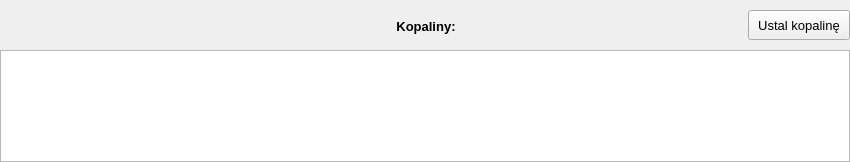
       <widget class="QFrame" name="frm_kop">
        <property name="sizePolicy">
         <sizepolicy hsizetype="Expanding" vsizetype="Maximum">
          <horstretch>0</horstretch>
          <verstretch>0</verstretch>
         </sizepolicy>
        </property>
        <property name="frameShape">
         <enum>QFrame::NoFrame</enum>
        </property>
        <property name="frameShadow">
         <enum>QFrame::Raised</enum>
        </property>
        <layout class="QVBoxLayout" name="verticalLayout_5">
         <property name="leftMargin">
          <number>0</number>
         </property>
         <property name="topMargin">
          <number>0</number>
         </property>
         <property name="rightMargin">
          <number>0</number>
         </property>
         <property name="bottomMargin">
          <number>0</number>
         </property>
         <item>
          <widget class="QFrame" name="frm_kop_head">
           <property name="sizePolicy">
            <sizepolicy hsizetype="Fixed" vsizetype="Fixed">
             <horstretch>0</horstretch>
             <verstretch>0</verstretch>
            </sizepolicy>
           </property>
           <property name="minimumSize">
            <size>
             <width>850</width>
             <height>44</height>
            </size>
           </property>
           <property name="maximumSize">
            <size>
             <width>850</width>
             <height>44</height>
            </size>
           </property>
           <property name="baseSize">
            <size>
             <width>850</width>
             <height>44</height>
            </size>
           </property>
           <property name="frameShape">
            <enum>QFrame::NoFrame</enum>
           </property>
           <property name="frameShadow">
            <enum>QFrame::Raised</enum>
           </property>
           <widget class="QLabel" name="l_kop">
            <property name="geometry">
             <rect>
              <x>395</x>
              <y>4</y>
              <width>62</width>
              <height>30</height>
             </rect>
            </property>
            <property name="sizePolicy">
             <sizepolicy hsizetype="Expanding" vsizetype="Fixed">
              <horstretch>0</horstretch>
              <verstretch>0</verstretch>
             </sizepolicy>
            </property>
            <property name="minimumSize">
             <size>
              <width>0</width>
              <height>30</height>
             </size>
            </property>
            <property name="maximumSize">
             <size>
              <width>16777215</width>
              <height>30</height>
             </size>
            </property>
            <property name="baseSize">
             <size>
              <width>0</width>
              <height>30</height>
             </size>
            </property>
            <property name="font">
             <font>
              <pointsize>10</pointsize>
              <weight>75</weight>
              <bold>true</bold>
             </font>
            </property>
            <property name="text">
             <string>Kopaliny:</string>
            </property>
            <property name="alignment">
             <set>Qt::AlignBottom|Qt::AlignHCenter</set>
            </property>
            <property name="indent">
             <number>-1</number>
            </property>
           </widget>
           <widget class="QPushButton" name="btn_kop">
            <property name="geometry">
             <rect>
              <x>748</x>
              <y>10</y>
              <width>102</width>
              <height>30</height>
             </rect>
            </property>
            <property name="sizePolicy">
             <sizepolicy hsizetype="Fixed" vsizetype="Fixed">
              <horstretch>0</horstretch>
              <verstretch>0</verstretch>
             </sizepolicy>
            </property>
            <property name="minimumSize">
             <size>
              <width>102</width>
              <height>30</height>
             </size>
            </property>
            <property name="maximumSize">
             <size>
              <width>102</width>
              <height>30</height>
             </size>
            </property>
            <property name="baseSize">
             <size>
              <width>102</width>
              <height>30</height>
             </size>
            </property>
            <property name="font">
             <font>
              <pointsize>10</pointsize>
             </font>
            </property>
            <property name="focusPolicy">
             <enum>Qt::NoFocus</enum>
            </property>
            <property name="text">
             <string>Ustal kopalinę</string>
            </property>
           </widget>
          </widget>
         </item>
         <item>
          <widget class="QTableView" name="tv_kopaliny">
           <property name="sizePolicy">
            <sizepolicy hsizetype="Expanding" vsizetype="Fixed">
             <horstretch>0</horstretch>
             <verstretch>0</verstretch>
            </sizepolicy>
           </property>
           <property name="minimumSize">
            <size>
             <width>0</width>
             <height>112</height>
            </size>
           </property>
           <property name="maximumSize">
            <size>
             <width>16777215</width>
             <height>112</height>
            </size>
           </property>
           <property name="baseSize">
            <size>
             <width>0</width>
             <height>112</height>
            </size>
           </property>
           <property name="focusPolicy">
            <enum>Qt::StrongFocus</enum>
           </property>
           <property name="styleSheet">
            <string notr="true">QTableView::item
{
  padding: 10px;
}</string>
           </property>
           <property name="verticalScrollBarPolicy">
            <enum>Qt::ScrollBarAlwaysOff</enum>
           </property>
           <property name="horizontalScrollBarPolicy">
            <enum>Qt::ScrollBarAlwaysOff</enum>
           </property>
           <property name="selectionMode">
            <enum>QAbstractItemView::SingleSelection</enum>
           </property>
           <property name="selectionBehavior">
            <enum>QAbstractItemView::SelectRows</enum>
           </property>
           <property name="sortingEnabled">
            <bool>true</bool>
           </property>
           <property name="cornerButtonEnabled">
            <bool>false</bool>
           </property>
           <attribute name="horizontalHeaderMinimumSectionSize">
            <number>28</number>
           </attribute>
           <attribute name="horizontalHeaderHighlightSections">
            <bool>false</bool>
           </attribute>
           <attribute name="verticalHeaderVisible">
            <bool>false</bool>
           </attribute>
           <attribute name="verticalHeaderCascadingSectionResizes">
            <bool>false</bool>
           </attribute>
           <attribute name="verticalHeaderHighlightSections">
            <bool>false</bool>
           </attribute>
           <attribute name="verticalHeaderStretchLastSection">
            <bool>false</bool>
           </attribute>
          </widget>
         </item>
        </layout>
       </widget>
